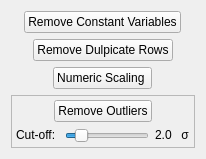
            <widget class="QWidget" name="tab">
             <attribute name="title">
              <string>Basic</string>
             </attribute>
             <layout class="QGridLayout" name="gridLayout_8">
              <item row="0" column="0">
               <layout class="QVBoxLayout" name="verticalLayout_32">
                <item>
                 <layout class="QHBoxLayout" name="horizontalLayout_36">
                  <item>
                   <widget class="QPushButton" name="remove_constant_variables_pushButton">
                    <property name="sizePolicy">
                     <sizepolicy hsizetype="Fixed" vsizetype="Fixed">
                      <horstretch>0</horstretch>
                      <verstretch>0</verstretch>
                     </sizepolicy>
                    </property>
                    <property name="text">
                     <string>Remove Constant Variables</string>
                    </property>
                   </widget>
                  </item>
                 </layout>
                </item>
                <item>
                 <layout class="QHBoxLayout" name="horizontalLayout_30">
                  <item>
                   <widget class="QPushButton" name="remove_duplicates_pushButton">
                    <property name="sizePolicy">
                     <sizepolicy hsizetype="Fixed" vsizetype="Fixed">
                      <horstretch>0</horstretch>
                      <verstretch>0</verstretch>
                     </sizepolicy>
                    </property>
                    <property name="text">
                     <string>Remove Dulpicate Rows</string>
                    </property>
                   </widget>
                  </item>
                 </layout>
                </item>
                <item>
                 <layout class="QHBoxLayout" name="horizontalLayout_37">
                  <item>
                   <widget class="QPushButton" name="numeric_scaling_pushButton">
                    <property name="sizePolicy">
                     <sizepolicy hsizetype="Fixed" vsizetype="Fixed">
                      <horstretch>0</horstretch>
                      <verstretch>0</verstretch>
                     </sizepolicy>
                    </property>
                    <property name="text">
                     <string>Numeric Scaling </string>
                    </property>
                   </widget>
                  </item>
                 </layout>
                </item>
                <item>
                 <widget class="QFrame" name="frame">
                  <property name="sizePolicy">
                   <sizepolicy hsizetype="Preferred" vsizetype="Preferred">
                    <horstretch>0</horstretch>
                    <verstretch>0</verstretch>
                   </sizepolicy>
                  </property>
                  <property name="frameShape">
                   <enum>QFrame::StyledPanel</enum>
                  </property>
                  <property name="frameShadow">
                   <enum>QFrame::Plain</enum>
                  </property>
                  <layout class="QGridLayout" name="gridLayout_6">
                   <property name="leftMargin">
                    <number>4</number>
                   </property>
                   <property name="topMargin">
                    <number>4</number>
                   </property>
                   <property name="rightMargin">
                    <number>4</number>
                   </property>
                   <property name="bottomMargin">
                    <number>4</number>
                   </property>
                   <item row="1" column="0">
                    <layout class="QVBoxLayout" name="verticalLayout_17">
                     <item>
                      <layout class="QHBoxLayout" name="remove_outliers_horizontalLayout_2">
                       <item>
                        <widget class="QLabel" name="label_51">
                         <property name="sizePolicy">
                          <sizepolicy hsizetype="Fixed" vsizetype="Fixed">
                           <horstretch>0</horstretch>
                           <verstretch>0</verstretch>
                          </sizepolicy>
                         </property>
                         <property name="text">
                          <string>Cut-off: </string>
                         </property>
                        </widget>
                       </item>
                       <item>
                        <widget class="QSlider" name="outliers_treshold_horizontalSlider">
                         <property name="sizePolicy">
                          <sizepolicy hsizetype="Expanding" vsizetype="Fixed">
                           <horstretch>0</horstretch>
                           <verstretch>0</verstretch>
                          </sizepolicy>
                         </property>
                         <property name="maximumSize">
                          <size>
                           <width>16777215</width>
                           <height>16777215</height>
                          </size>
                         </property>
                         <property name="minimum">
                          <number>10</number>
                         </property>
                         <property name="maximum">
                          <number>90</number>
                         </property>
                         <property name="singleStep">
                          <number>5</number>
                         </property>
                         <property name="pageStep">
                          <number>5</number>
                         </property>
                         <property name="value">
                          <number>20</number>
                         </property>
                         <property name="sliderPosition">
                          <number>20</number>
                         </property>
                         <property name="orientation">
                          <enum>Qt::Horizontal</enum>
                         </property>
                        </widget>
                       </item>
                       <item>
                        <widget class="QLabel" name="outliers_treshold_label">
                         <property name="sizePolicy">
                          <sizepolicy hsizetype="Fixed" vsizetype="Fixed">
                           <horstretch>0</horstretch>
                           <verstretch>0</verstretch>
                          </sizepolicy>
                         </property>
                         <property name="maximumSize">
                          <size>
                           <width>20</width>
                           <height>16777215</height>
                          </size>
                         </property>
                         <property name="text">
                          <string>2.0</string>
                         </property>
                        </widget>
                       </item>
                       <item>
                        <widget class="QLabel" name="treshold_sigma_label_2">
                         <property name="sizePolicy">
                          <sizepolicy hsizetype="Fixed" vsizetype="Fixed">
                           <horstretch>0</horstretch>
                           <verstretch>0</verstretch>
                          </sizepolicy>
                         </property>
                         <property name="maximumSize">
                          <size>
                           <width>16777215</width>
                           <height>16777215</height>
                          </size>
                         </property>
                         <property name="text">
                          <string> σ</string>
                         </property>
                        </widget>
                       </item>
                      </layout>
                     </item>
                    </layout>
                   </item>
                   <item row="0" column="0">
                    <layout class="QHBoxLayout" name="horizontalLayout_38">
                     <item>
                      <widget class="QPushButton" name="remove_outliers_pushButton">
                       <property name="sizePolicy">
                        <sizepolicy hsizetype="Fixed" vsizetype="Fixed">
                         <horstretch>0</horstretch>
                         <verstretch>0</verstretch>
                        </sizepolicy>
                       </property>
                       <property name="inputMethodHints">
                        <set>Qt::ImhUppercaseOnly</set>
                       </property>
                       <property name="text">
                        <string>Remove Outliers</string>
                       </property>
                      </widget>
                     </item>
                    </layout>
                   </item>
                  </layout>
                 </widget>
                </item>
               </layout>
              </item>
             </layout>
            </widget>
